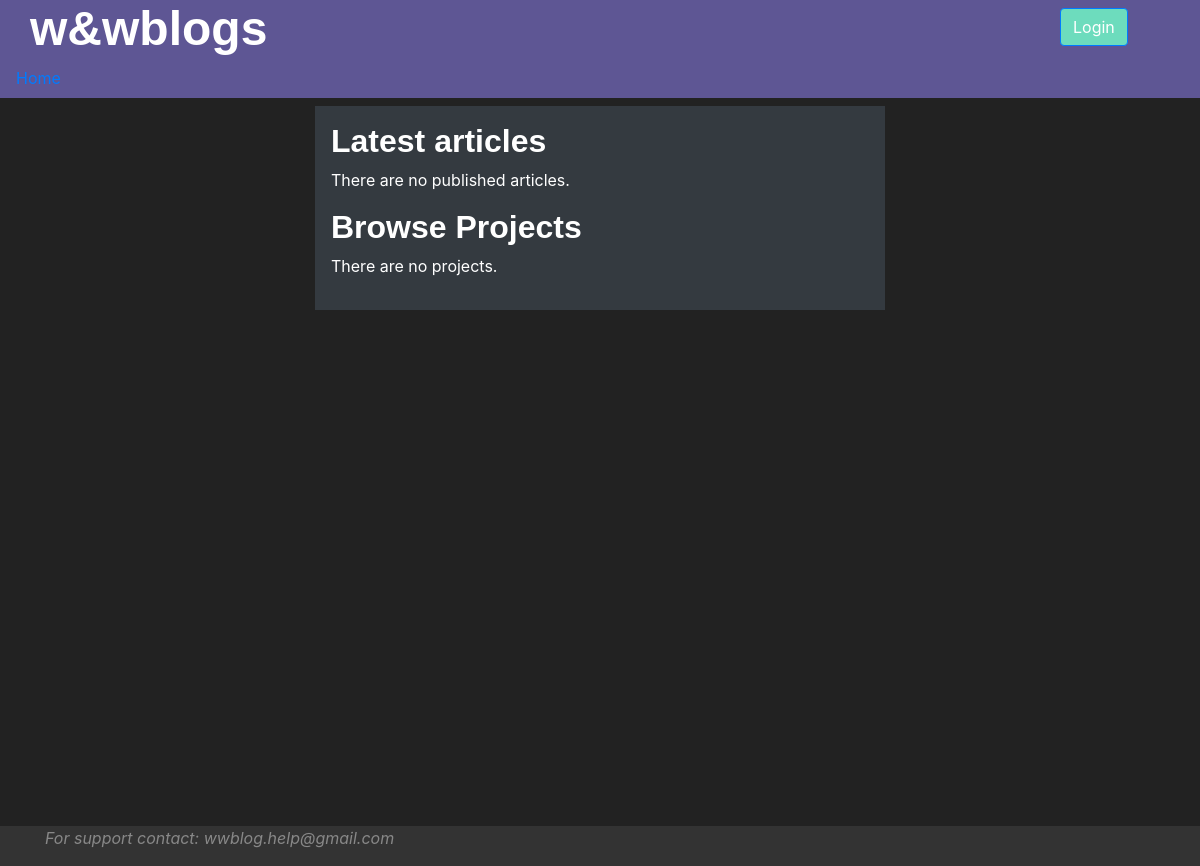
The app's page /, older data.
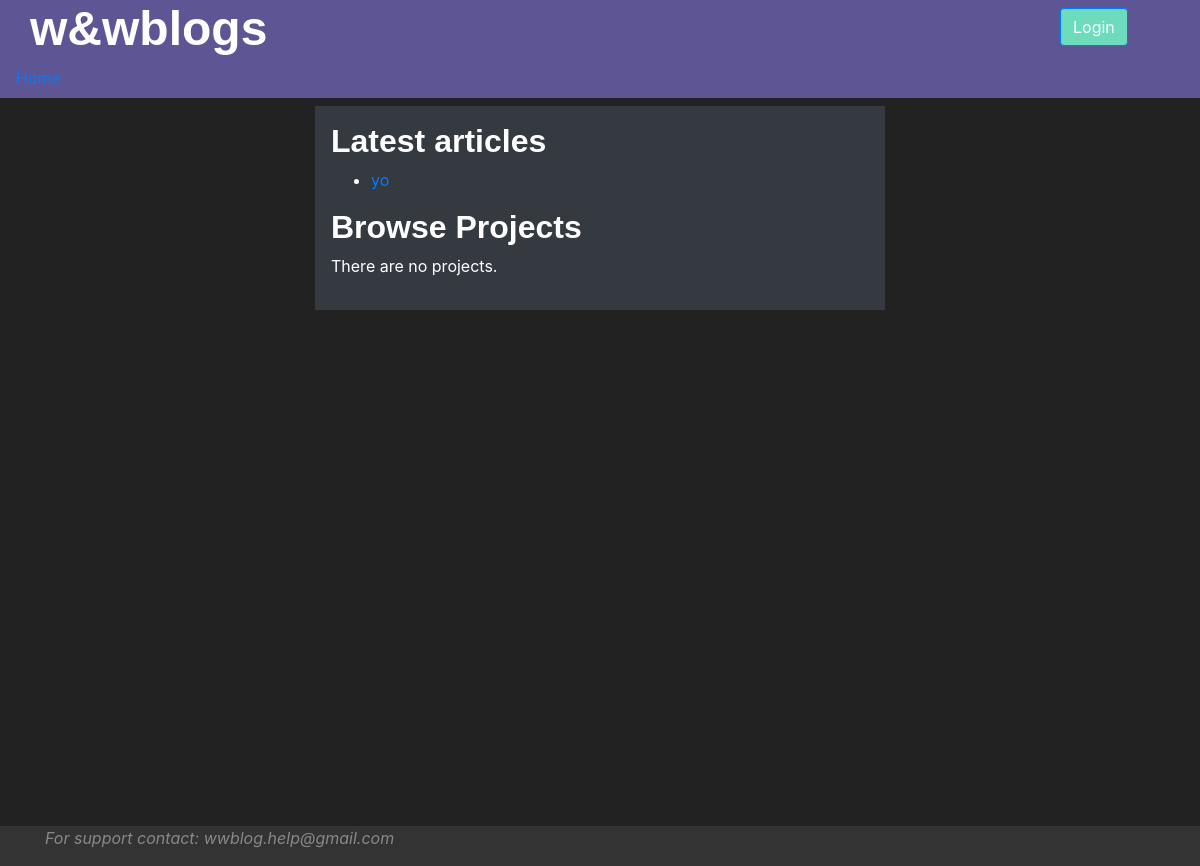
The same page, newer data.
### wwapp/models.py (models this page shows, shortened)
class Article(models.Model):
    article_id = models.AutoField(primary_key=True)
    article_title = models.CharField(max_length=45)
    pub_date = models.DateTimeField(blank=True, null=True)
    author = models.ForeignKey(User, on_delete=models.PROTECT)
    published = models.BooleanField(default=False)
    creation_date = models.DateTimeField(auto_now_add=True)
    article_parent = models.ForeignKey("Article", on_delete=models.SET_NULL, null=True, blank=True)
    """
    # populate with -  default=timezone.now - from django.utils.timezone.now()
    # edit_date = models.DateField(auto_now=True)
    # can be used instead auto_now_add = True,
    """
    class Meta:
        indexes = [
            models.Index(fields=['article_title']),
            models.Index(fields=['author']),
        ]

### wwapp/views.py (the view)
# urls.py: path('', views.index, name='index'),
def index(request):
    latest_articles = ArticleHandler.get_latest_published_articles(count=5)
    values = {
        "latest_articles_list": latest_articles
    }
    return render(request, "wwapp/index.html", values)

### wwapp/handlers.py (called while the page is built)
    @staticmethod
    def get_latest_published_articles(count: int) -> [Article]:
        latest_articles = Article.objects.filter(published=True).order_by('-pub_date')[:int(count)]
        return latest_articles

### wwapp/templates/wwapp/index.html (shortened to what this page needs)
{% extends 'wwapp/base.html' %}
{% load static %}
{% block content %}
    <h3>Latest articles</h3>
    {% if latest_articles_list %}
        <ul title="Latest articles">
            {% for article in latest_articles_list %}
                <li>
                    <a href="{% url 'wwapp:open_article' article.article_id %}">{{ article.article_title }}</a>
                </li>
            {% endfor %}
        </ul>
    {% else %}
        <p>There are no published articles.</p>
    {% endif %}
    <h3>Browse Projects</h3>
    {% if categories %}
        {% for cat in categories %}
            <li>
                <a href="{% url 'wwapp:open_category' cat.category_id %}">{{ cat.category_name }}</a>
            </li>
        {% endfor %}
    {% else %}
        <p>There are no projects.</p>
    {% endif %}
{% endblock %}

Row changes from the older to the newer data that the page shows:
now on this page (row edited): Article: article_title "yo"
Text that changed along with them:
text no longer shown: "There are no published articles."
